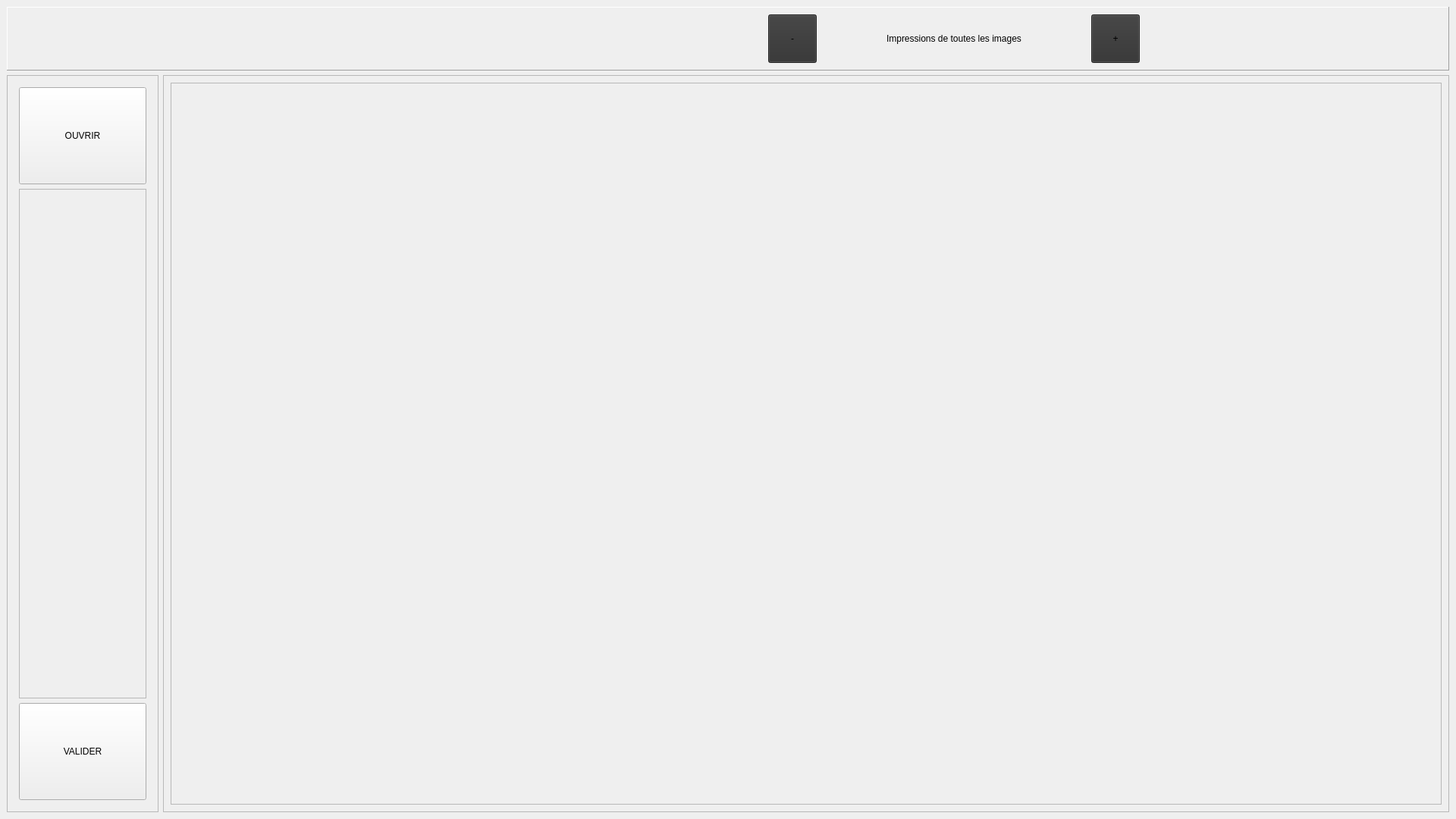
<?xml version="1.0" encoding="UTF-8"?>
<ui version="4.0">
 <class>MainWindow</class>
 <widget class="QMainWindow" name="MainWindow">
  <property name="geometry">
   <rect>
    <x>0</x>
    <y>0</y>
    <width>1920</width>
    <height>1080</height>
   </rect>
  </property>
  <property name="windowTitle">
   <string>MainWindow</string>
  </property>
  <widget class="QWidget" name="main_vertical_layout">
   <layout class="QGridLayout" name="gridLayout_4">
    <item row="0" column="0">
     <widget class="QFrame" name="frame_top">
      <property name="maximumSize">
       <size>
        <width>16777215</width>
        <height>200</height>
       </size>
      </property>
      <property name="styleSheet">
       <string notr="true"/>
      </property>
      <property name="frameShape">
       <enum>QFrame::Panel</enum>
      </property>
      <property name="frameShadow">
       <enum>QFrame::Raised</enum>
      </property>
      <layout class="QHBoxLayout" name="horizontalLayout_2">
       <item>
        <spacer name="horizontalSpacer_far_left">
         <property name="orientation">
          <enum>Qt::Horizontal</enum>
         </property>
         <property name="sizeType">
          <enum>QSizePolicy::MinimumExpanding</enum>
         </property>
         <property name="sizeHint" stdset="0">
          <size>
           <width>40</width>
           <height>20</height>
          </size>
         </property>
        </spacer>
       </item>
       <item>
        <widget class="QLabel" name="label_logo">
         <property name="minimumSize">
          <size>
           <width>192</width>
           <height>64</height>
          </size>
         </property>
         <property name="frameShape">
          <enum>QFrame::NoFrame</enum>
         </property>
         <property name="frameShadow">
          <enum>QFrame::Plain</enum>
         </property>
         <property name="text">
          <string notr="true"/>
         </property>
         <property name="pixmap">
          <pixmap>LOGO.png</pixmap>
         </property>
         <property name="scaledContents">
          <bool>false</bool>
         </property>
        </widget>
       </item>
       <item>
        <spacer name="horizontalSpacer_logo_right">
         <property name="orientation">
          <enum>Qt::Horizontal</enum>
         </property>
         <property name="sizeHint" stdset="0">
          <size>
           <width>40</width>
           <height>20</height>
          </size>
         </property>
        </spacer>
       </item>
       <item>
        <widget class="QPushButton" name="button_top_minus">
         <property name="sizePolicy">
          <sizepolicy hsizetype="Maximum" vsizetype="Maximum">
           <horstretch>0</horstretch>
           <verstretch>0</verstretch>
          </sizepolicy>
         </property>
         <property name="minimumSize">
          <size>
           <width>64</width>
           <height>64</height>
          </size>
         </property>
         <property name="maximumSize">
          <size>
           <width>64</width>
           <height>64</height>
          </size>
         </property>
         <property name="styleSheet">
          <string notr="true">background-color: rgb(50, 50, 50);</string>
         </property>
         <property name="text">
          <string>-</string>
         </property>
        </widget>
       </item>
       <item>
        <widget class="QLabel" name="label_top">
         <property name="minimumSize">
          <size>
           <width>350</width>
           <height>64</height>
          </size>
         </property>
         <property name="text">
          <string>Impressions de toutes les images</string>
         </property>
         <property name="alignment">
          <set>Qt::AlignCenter</set>
         </property>
        </widget>
       </item>
       <item>
        <widget class="QPushButton" name="button_top_plus">
         <property name="sizePolicy">
          <sizepolicy hsizetype="Maximum" vsizetype="Maximum">
           <horstretch>0</horstretch>
           <verstretch>0</verstretch>
          </sizepolicy>
         </property>
         <property name="minimumSize">
          <size>
           <width>64</width>
           <height>64</height>
          </size>
         </property>
         <property name="maximumSize">
          <size>
           <width>64</width>
           <height>64</height>
          </size>
         </property>
         <property name="styleSheet">
          <string notr="true">background-color: rgb(50, 50, 50);</string>
         </property>
         <property name="text">
          <string>+</string>
         </property>
        </widget>
       </item>
       <item>
        <spacer name="horizontalSpacer_far_right">
         <property name="orientation">
          <enum>Qt::Horizontal</enum>
         </property>
         <property name="sizeHint" stdset="0">
          <size>
           <width>40</width>
           <height>20</height>
          </size>
         </property>
        </spacer>
       </item>
      </layout>
     </widget>
    </item>
    <item row="1" column="0">
     <layout class="QHBoxLayout" name="horizontalLayout">
      <item>
       <widget class="QFrame" name="frame_buttons">
        <property name="maximumSize">
         <size>
          <width>200</width>
          <height>16777215</height>
         </size>
        </property>
        <property name="styleSheet">
         <string notr="true"/>
        </property>
        <property name="frameShape">
         <enum>QFrame::StyledPanel</enum>
        </property>
        <property name="frameShadow">
         <enum>QFrame::Raised</enum>
        </property>
        <layout class="QVBoxLayout" name="verticalLayout_3">
         <item>
          <layout class="QVBoxLayout" name="buttons_layout" stretch="0,0,0">
           <property name="leftMargin">
            <number>6</number>
           </property>
           <property name="topMargin">
            <number>6</number>
           </property>
           <property name="rightMargin">
            <number>6</number>
           </property>
           <property name="bottomMargin">
            <number>6</number>
           </property>
           <item>
            <widget class="QPushButton" name="button_open">
             <property name="sizePolicy">
              <sizepolicy hsizetype="Expanding" vsizetype="Fixed">
               <horstretch>0</horstretch>
               <verstretch>0</verstretch>
              </sizepolicy>
             </property>
             <property name="minimumSize">
              <size>
               <width>0</width>
               <height>128</height>
              </size>
             </property>
             <property name="text">
              <string>OUVRIR</string>
             </property>
            </widget>
           </item>
           <item>
            <widget class="QFrame" name="frame_print_size">
             <property name="frameShape">
              <enum>QFrame::StyledPanel</enum>
             </property>
             <property name="frameShadow">
              <enum>QFrame::Raised</enum>
             </property>
             <layout class="QGridLayout" name="gridLayout">
              <property name="leftMargin">
               <number>6</number>
              </property>
              <property name="topMargin">
               <number>6</number>
              </property>
              <property name="rightMargin">
               <number>6</number>
              </property>
              <property name="bottomMargin">
               <number>6</number>
              </property>
              <property name="horizontalSpacing">
               <number>0</number>
              </property>
              <item row="0" column="0">
               <layout class="QVBoxLayout" name="print_size_layout">
                <property name="leftMargin">
                 <number>6</number>
                </property>
                <property name="topMargin">
                 <number>0</number>
                </property>
                <property name="rightMargin">
                 <number>6</number>
                </property>
                <property name="bottomMargin">
                 <number>0</number>
                </property>
               </layout>
              </item>
             </layout>
            </widget>
           </item>
           <item>
            <widget class="QPushButton" name="button_validate">
             <property name="sizePolicy">
              <sizepolicy hsizetype="Expanding" vsizetype="Fixed">
               <horstretch>0</horstretch>
               <verstretch>0</verstretch>
              </sizepolicy>
             </property>
             <property name="minimumSize">
              <size>
               <width>0</width>
               <height>128</height>
              </size>
             </property>
             <property name="text">
              <string>VALIDER</string>
             </property>
            </widget>
           </item>
          </layout>
         </item>
        </layout>
       </widget>
      </item>
      <item>
       <widget class="QFrame" name="frame_images">
        <property name="frameShape">
         <enum>QFrame::StyledPanel</enum>
        </property>
        <property name="frameShadow">
         <enum>QFrame::Raised</enum>
        </property>
        <layout class="QGridLayout" name="gridLayout_2">
         <item row="0" column="0">
          <widget class="QScrollArea" name="scrollArea">
           <property name="widgetResizable">
            <bool>true</bool>
           </property>
           <property name="alignment">
            <set>Qt::AlignCenter</set>
           </property>
           <widget class="QWidget" name="scrollArea_widget">
            <property name="geometry">
             <rect>
              <x>0</x>
              <y>0</y>
              <width>1672</width>
              <height>948</height>
             </rect>
            </property>
            <layout class="QGridLayout" name="scrollArea_images"/>
           </widget>
          </widget>
         </item>
        </layout>
       </widget>
      </item>
     </layout>
    </item>
   </layout>
  </widget>
 </widget>
 <resources/>
 <connections/>
</ui>
